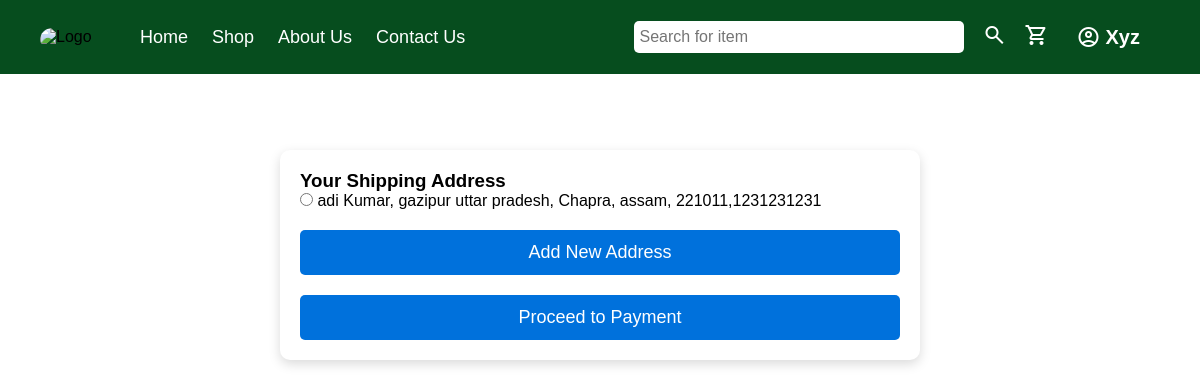
Screenshot of /shipping (signed in) with the database file from the repository.
### app.py (models this page shows)
class User(db.Model,UserMixin):
    id = db.Column(db.Integer, primary_key=True)
    userName = db.Column(db.String(8), nullable=False)
    name = db.Column(db.String(30), nullable=False)
    email = db.Column(db.String(70), unique=True, nullable=False)
    mobileNumber = db.Column(db.BigInteger, unique=True, nullable=False)
    pincode = db.Column(db.String(6), nullable=False)
    nearby_landmark = db.Column(db.String(100), nullable=True)
    village = db.Column(db.String(100), nullable=True)
    district = db.Column(db.String(100), nullable=False)
    state = db.Column(db.String(100), nullable=False)
    password = db.Column(db.String(60), nullable=False)

class Address(db.Model):
    id = db.Column(db.Integer, primary_key=True)
    user_id = db.Column(db.Integer, db.ForeignKey('user.id'), nullable=False)
    full_name = db.Column(db.String(100), nullable=False)
    mobile_no = db.Column(db.BigInteger, unique=True, nullable=False)
    address = db.Column(db.String(255), nullable=False)
    city = db.Column(db.String(100), nullable=False)
    state = db.Column(db.String(100), nullable=False)
    pin_code = db.Column(db.String(6), nullable=False)
    created_at = db.Column(db.DateTime, default=datetime.now)
    user = db.relationship("User", backref=db.backref("addresses", lazy=True))

### app.py (the view, shortened to what this page needs)
@app.route('/shipping', methods=['GET', 'POST'])
@login_required
def shipping():
    form = AddressForm()
    addresses = Address.query.filter_by(user_id=current_user.id).all()
    return render_template("shipping.html", form=form, addresses=addresses)

### app.py
class AddressForm(FlaskForm):
    full_name = StringField("Full Name", validators=[DataRequired(), Length(min=3, max=100)])
    mobile_no = IntegerField('Mobile Number', validators=[DataRequired(), NumberRange(min=1000000000, max=9999999999)])
    address = StringField("Address", validators=[DataRequired(), Length(min=5, max=255)])
    city = StringField("City", validators=[DataRequired(), Length(min=2, max=100)])
    state = StringField("State", validators=[DataRequired(), Length(min=2, max=100)])
    pin_code = StringField('Pincode', validators=[DataRequired(), Length(min=6, max=6)])
    submit = SubmitField("Save Address")

### app.py (called while the page is built)
@login_manager.user_loader
def load_user(user_id):
    return db.session.get(User, int(user_id)) or db.session.get(Supplier, int(user_id))

### templates/shipping.html (shortened to what this page needs)
<!DOCTYPE html>
<html lang="en">
<head>
    <link rel="stylesheet" href="/static/style1.css">
</head>
<body>
    <nav class="navbar">
        <div class="logo">
            <img src="{{ url_for('static', filename='images/logo.avif') }}" alt="Logo">
        </div>
        <div class="navLinks">
            <ul class="nav-links">
                <li><a href="{{ url_for('home') }}">Home</a></li>
                <li><a href="{{ url_for('shop') }}">Shop</a></li>
                <li><a href="#">About Us</a></li>
                <li><a href="#">Contact Us</a></li>
            </ul>
        </div>
        <div class="nav-icons">
            {% if current_user.is_authenticated and current_user.__class__.__name__ == 'User' %}
                <input type="text" placeholder="Search for item" id="searchInput">
                <button class="search-btn">
                    <span class="material-symbols-outlined">search</span>
                </button>
                <a href="{{ url_for('cart') }}" class="cart-btn">
                    <span class="material-symbols-outlined">shopping_cart</span>
                </a>
            {% endif %}
            <div class="user-dropdown">
                {% if current_user.is_authenticated %}
                    <button class="dropdown-btn">
                        <span class="material-symbols-outlined">account_circle</span>
                        {{ current_user.userName }}
                    </button>
                {% endif %}
            </div>
        </div>
    </nav>
    <div class="shipping-container">
        <h3>Your Shipping Address</h3>
        {% if addresses %}
            {% for address in addresses %}
                <div class="saved-address">
                    <input type="radio" name="shipping_option" value="{{ address.id }}">
                    <label>
                        {{ address.full_name }}, {{ address.address }}, {{ address.city }}, {{ address.state }}, {{ address.pin_code }},{{address.mobile_no}}
                    </label>
                </div>
            {% endfor %}
        {% endif %}
        <button class="submit-btn" id="new-address-btn">Add New Address</button>
        <button class="submit-btn" id="proceed-payment-btn" onclick="proceedToPayment()">Proceed to Payment</button>
    </div>
</body>
</html>

### static/style1.css (style rules this page uses)
* { margin: 0; padding: 0; font-family: Arial, sans-serif; }
.user-dropdown { position: relative; display: inline-block; }
.dropdown-btn { background: none; border: none; cursor: pointer; font-size: 20px; display: flex; align-items: center; gap: 5px; padding: 10px; margin-right: 70px; color: #fff; font-weight: 600; }
.navbar { display:flex; align-items: center; justify-content: space-between; background-color: #064d1e; padding: 15px 20px; width: 100%; position: fixed; top: 0px; left: 0px; z-index: 7; }
.logo img { height: 40px; margin-left: 20px; border-radius: 20px 10px 20px 10px; }
.nav-links { list-style: none; display: flex; gap: 24px; margin-right: 80px; padding: 0; }
.nav-links li { display: inline; }
.nav-links a { text-decoration: none; color: white; font-size: 18px; font-weight:200; }
.navLinks { position: fixed; margin-left: 120px; }
.nav-icons { display: flex; align-items: center; gap: 18px; }
.nav-icons input { padding: 5px; border-radius: 5px; border: none; }
.search-btn, .cart-btn { background: none; border: none; color: white; font-size: 16px; cursor: pointer; }
#searchInput { width: 320px; height: 22px; font-size: 16px; }

### templates/shipping.html (style rules this page uses)
.shipping-container { max-width: 600px; margin: 150px auto; padding: 20px; background: #fff; border-radius: 10px; box-shadow: 0px 4px 12px rgba(0, 0, 0, 0.15); }
.submit-btn, .action-btn { display: block; width: 100%; padding: 12px; background: #0071dc; color: white; border: none; font-size: 18px; cursor: pointer; border-radius: 5px; margin-top: 20px; }

### rows the page displays
User: userName "Xyz"
Address: full_name "adi Kumar", address "gazipur uttar pradesh", city "Chapra", state "assam", pin_code "221011", mobile_no "1231231231"
